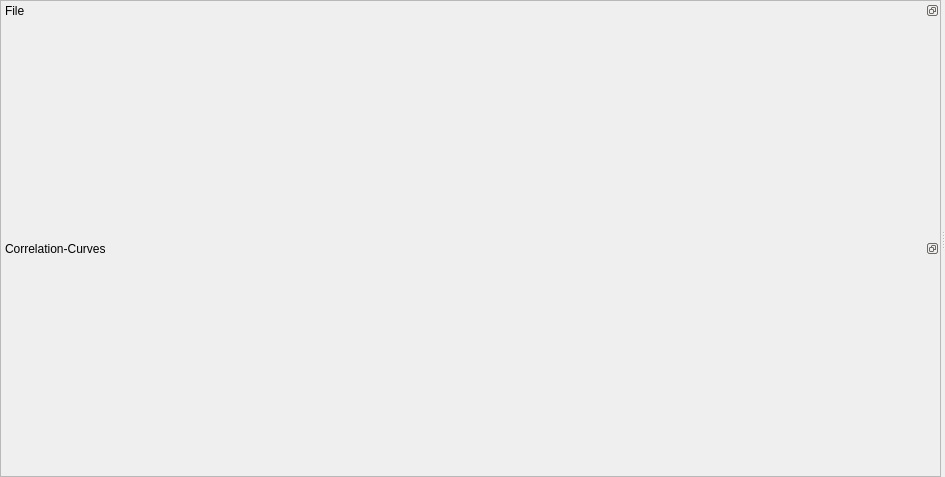
<?xml version="1.0" encoding="UTF-8"?>
<ui version="4.0">
 <class>Form</class>
 <widget class="QWidget" name="Form">
  <property name="geometry">
   <rect>
    <x>0</x>
    <y>0</y>
    <width>945</width>
    <height>477</height>
   </rect>
  </property>
  <property name="windowTitle">
   <string>TTTR-Correlator</string>
  </property>
  <property name="windowIcon">
   <iconset resource="../../../gui/resources/resource.qrc">
    <normaloff>:/icons/icons/FCS.png</normaloff>:/icons/icons/FCS.png</iconset>
  </property>
  <layout class="QVBoxLayout" name="verticalLayout_3">
   <property name="spacing">
    <number>0</number>
   </property>
   <property name="leftMargin">
    <number>0</number>
   </property>
   <property name="topMargin">
    <number>0</number>
   </property>
   <property name="rightMargin">
    <number>0</number>
   </property>
   <property name="bottomMargin">
    <number>0</number>
   </property>
   <item>
    <widget class="QSplitter" name="splitter">
     <property name="orientation">
      <enum>Qt::Horizontal</enum>
     </property>
     <widget class="QScrollArea" name="scrollArea">
      <property name="minimumSize">
       <size>
        <width>400</width>
        <height>0</height>
       </size>
      </property>
      <property name="widgetResizable">
       <bool>true</bool>
      </property>
      <widget class="QWidget" name="scrollAreaWidgetContents">
       <property name="geometry">
        <rect>
         <x>0</x>
         <y>0</y>
         <width>588</width>
         <height>475</height>
        </rect>
       </property>
       <layout class="QVBoxLayout" name="verticalLayout_8">
        <property name="spacing">
         <number>0</number>
        </property>
        <property name="leftMargin">
         <number>0</number>
        </property>
        <property name="topMargin">
         <number>0</number>
        </property>
        <property name="rightMargin">
         <number>0</number>
        </property>
        <property name="bottomMargin">
         <number>0</number>
        </property>
        <item>
         <widget class="QDockWidget" name="dockWidget_2">
          <property name="features">
           <set>QDockWidget::DockWidgetFloatable|QDockWidget::DockWidgetMovable</set>
          </property>
          <property name="windowTitle">
           <string>File</string>
          </property>
          <widget class="QWidget" name="dockWidgetContents_2">
           <layout class="QVBoxLayout" name="verticalLayout_2">
            <property name="spacing">
             <number>0</number>
            </property>
            <property name="leftMargin">
             <number>0</number>
            </property>
            <property name="topMargin">
             <number>0</number>
            </property>
            <property name="rightMargin">
             <number>0</number>
            </property>
            <property name="bottomMargin">
             <number>0</number>
            </property>
            <item>
             <layout class="QVBoxLayout" name="verticalLayout">
              <property name="spacing">
               <number>0</number>
              </property>
             </layout>
            </item>
           </layout>
          </widget>
         </widget>
        </item>
        <item>
         <widget class="QDockWidget" name="dockWidget_3">
          <property name="features">
           <set>QDockWidget::DockWidgetFloatable|QDockWidget::DockWidgetMovable</set>
          </property>
          <property name="windowTitle">
           <string>Correlation-Curves</string>
          </property>
          <widget class="QWidget" name="dockWidgetContents_3">
           <layout class="QVBoxLayout" name="verticalLayout_7">
            <property name="spacing">
             <number>0</number>
            </property>
            <property name="leftMargin">
             <number>0</number>
            </property>
            <property name="topMargin">
             <number>0</number>
            </property>
            <property name="rightMargin">
             <number>0</number>
            </property>
            <property name="bottomMargin">
             <number>0</number>
            </property>
            <item>
             <layout class="QVBoxLayout" name="verticalLayout_6"/>
            </item>
           </layout>
          </widget>
         </widget>
        </item>
       </layout>
      </widget>
     </widget>
     <widget class="QWidget" name="widget" native="true">
      <layout class="QVBoxLayout" name="verticalLayout_10">
       <item>
        <layout class="QVBoxLayout" name="verticalLayout_9">
         <property name="spacing">
          <number>0</number>
         </property>
        </layout>
       </item>
      </layout>
     </widget>
    </widget>
   </item>
  </layout>
  <action name="actionAdd_Curve">
   <property name="text">
    <string>Add Curve</string>
   </property>
  </action>
 </widget>
 <resources>
  <include location="../../../gui/resources/resource.qrc"/>
 </resources>
 <connections/>
</ui>
